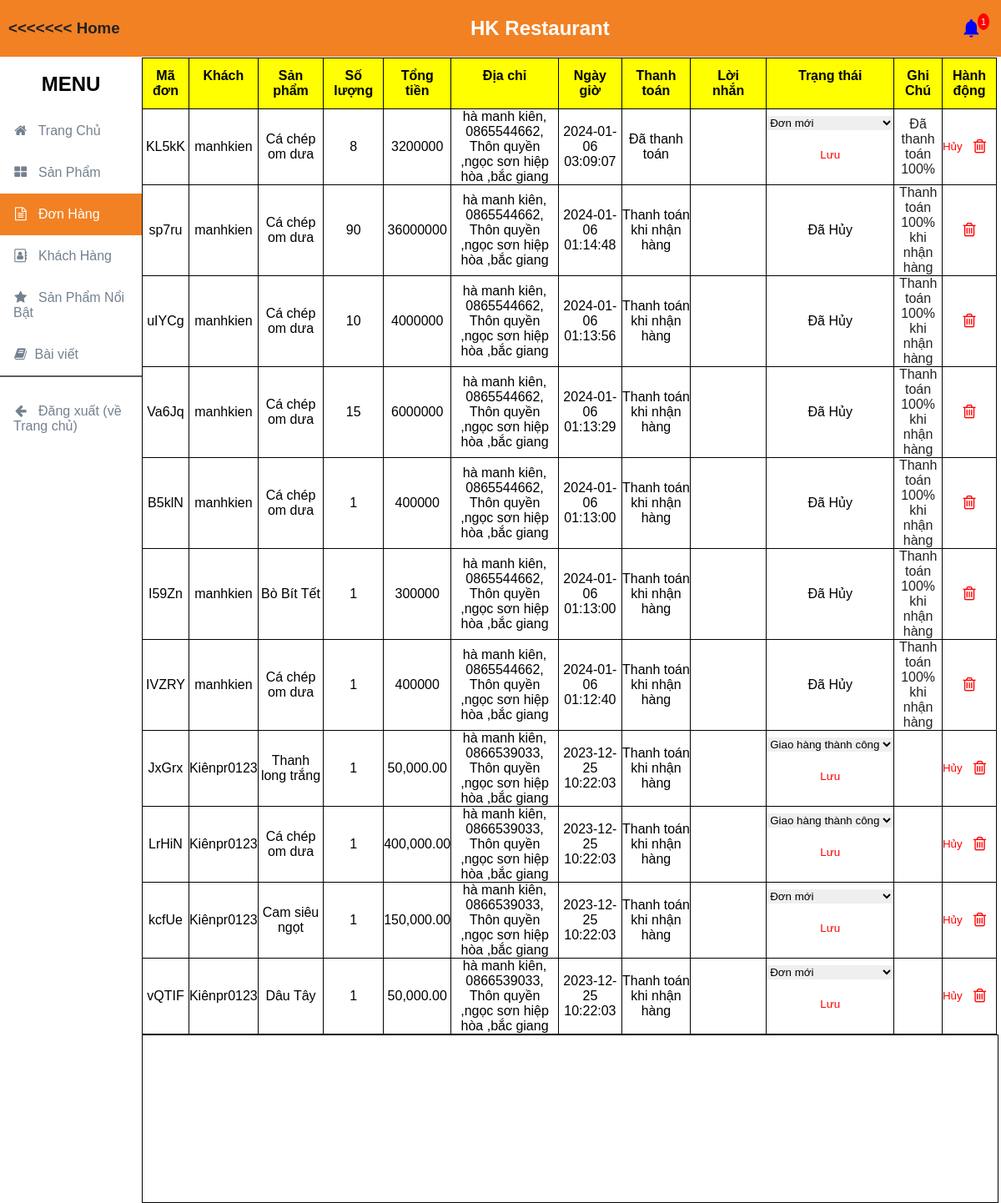
Page /admin/admin.php?quanly=donhang (signed in) on the committed database.
### tables this page shows
CREATE TABLE `orders` (
  `order_id` varchar(11) NOT NULL,
  `oder_username` varchar(100) NOT NULL,
  `oder_prd` varchar(150) NOT NULL,
  `oder_quantity` int(11) NOT NULL,
  `type_pay` varchar(150) NOT NULL,
  `order_date` timestamp NOT NULL DEFAULT current_timestamp(),
  `order_status` varchar(150) NOT NULL,
  `order_total` varchar(15) DEFAULT NULL,
  `order_address` varchar(250) DEFAULT NULL,
  `Image_bank` varchar(200) NOT NULL,
  `ghi_chu` varchar(150) NOT NULL,
  `trang_thai` varchar(150) NOT NULL DEFAULT 'Đơn mới'
);

### admin/donhang.php (the view)
<div class="donhang">
            <table class="table-header">
                <tr>
                    <th style="width: 5%;background-color: yellow;">Mã đơn </th>
                    <th style="width: 7%;background-color: yellow;">Khách </th>
                    <th style="width: 10%;background-color: yellow;">Sản phẩm </th>
                    <th style="width: 5%;background-color: yellow;">Số lượng</th>
                    <th style="width: 7%;background-color: yellow;">Tổng tiền </th>
                    <th style="width: 20%;background-color: yellow;">Địa chỉ </th>
                    <th style="width: 10%;background-color: yellow;">Ngày giờ </th>
                    <th style="width: 10%;background-color: yellow;">Thanh toán </th>
                    <th style="width: 15%;background-color: yellow;">Lời nhắn</th>
                    <th style="width: 5%;background-color: yellow;">Trạng thái </th>
                    <th style="width: 20%;background-color: yellow;">Ghi Chú</th>
                    <th style="width: 15%;background-color: yellow;">Hành động</th>
                </tr>
                <?php
                require('../config/connect.php');
                mysqli_set_charset($conn, 'utf8');
                $sql = "SELECT * FROM orders ORDER BY order_date DESC";
                $result = $conn->query($sql);
                if ($result && $result->num_rows > 0) {
                   while ($row = $result->fetch_assoc()) {
                     echo "<tr>
                        <td style='text-align: center;'>".$row['order_id']."</td>
                        <td style='text-align: center;'>".$row['oder_username']."</td>
                        <td style='text-align: center;'>".$row['oder_prd']."</td>
                        <td style='text-align: center;'>".$row['oder_quantity']."</td>
                        <td style='text-align: center;'>".$row['order_total']."</td>
                        <td style='text-align: center;'>".$row['order_address']."</td>
                        <td style='text-align: center;'>".$row['order_date']."</td>
                        <td style='text-align: center;'>".$row['type_pay']."</td>
                        <td style='text-align: center;'>".$row['order_status']."</td>
                       <td style='text-align: center;'>";
                    if($row['trang_thai']==='Đã Hủy'){
                        echo "Đã Hủy";
                        echo "</td>";
                        echo"
                    </td>
                    <td style='text-align: center;'><a href='view_transactions.php?oderid=".$row['order_id']."'>".$row['ghi_chu']."</a></td>
                    <td style='text-align: center;'>
                    <a href='mode.php?delete_order=".$row['order_id']."'>
                        <i style='color:red;font-size:1.2em;text-align:center' class='fa fa-trash-o'></i>
                    </a>
                </td>
                                    ";
                    } else {
                        echo "
                        <form action='mode.php?order=".$row['order_id']."' method='post'>
                            <select name='status' style='border:none'>
                                <option value='".$row['trang_thai']."'>".$row['trang_thai']."</option>
                                <option value='Đã duyệt'>Đã duyệt</option>
                                <option value='Đang vận chuyển'>Đang vận chuyển</option>
                                <option value='Giao hàng thành công'>Giao hàng thành công</option>
                            </select>
                            <input type='submit' style='color:red;border:none;background-color:#fff' value='Lưu'>
                        </form>";
                    echo "</td>";
                   echo" <td style='text-align: center;'><a href='view_transactions.php?oderid=".$row['order_id']."'>".$row['ghi_chu']."</a></td>
                   ";
                        echo"
                    </td>
                    <td style='text-align: center;'>
                    <div style='display: flex; align-items: center;'>
                    <a href='mode.php?huydon=".$row['order_id']."'>
                        <button style='color:red;'>Hủy</button>
                    </a>
                    <a href='mode.php?delete_order=".$row['order_id']."'>
                        <i style='color:red;font-size:1.2em; vertical-align: middle;' class='fa fa-trash-o'></i>
                    </a>
                    </div>
                </td>
                                    ";}
                   }
                     }
                ?>
            </table>
            <div class="table-content">
            </div>
        </div>

### css/admin.css (style rules this page uses)
* { margin: 0; padding: 0; outline: none; font-family: Arial, Helvetica, sans-serif; color: black; }
button { padding: 0; border: none; background: none; cursor: pointer; display: flex; align-items: center; gap: 5px; margin-right: 1em; }
table { width: 100%; border: none }
body, html { min-width: 1024px; background-color: #fff; }
a { text-decoration: none; color: #222; }
.main>div { display: none; }
.table-header { width: 100%; border-collapse: collapse; border: 1px solid black; }
tr, th, td { border: 1px solid black; text-align: center; }
.table-header th { color: black; background-color: #fff; border: 1px solid black; }
.table-header th { cursor: pointer; border: 1px solid black; }
.table-header th, .table-content td { padding: .75rem; text-align: center; vertical-align: top; border: 1px solid black; }
.table-content { min-height: 200px; max-height: 550px; overflow: auto; margin: 0 auto; width: 100%; border: 1px solid black; }
body { background-color: #fff; }

### admin/admin.php (style rules this page uses)
input[type="submit"] { width: 100%; background-color: #F28123; color: white; padding: 14px 20px; margin: 8px 0; border: none; border-radius: 4px; cursor: pointer; transition: background-color 0.3s ease; }

### rows in the picture
orders: order_id "KL5kK", oder_username "manhkien", oder_prd "Cá chép om dưa", oder_quantity "8", order_total "3200000", order_address "hà manh kiên, 0865544662, Thôn quyền ,ngọc sơn hiệp hòa ,bắc giang", order_date "2024-01-06 03:09:07", type_pay "Đã thanh toán", status "Đơn mới", ghi_chu "Đã thanh toán 100%"
orders: order_id "sp7ru", oder_username "manhkien", oder_prd "Cá chép om dưa", oder_quantity "90", order_total "36000000", order_address "hà manh kiên, 0865544662, Thôn quyền ,ngọc sơn hiệp hòa ,bắc giang", order_date "2024-01-06 01:14:48", type_pay "Thanh toán khi nhận hàng", ghi_chu "Thanh toán 100% khi nhận hàng"
orders: order_id "uIYCg", oder_username "manhkien", oder_prd "Cá chép om dưa", oder_quantity "10", order_total "4000000", order_address "hà manh kiên, 0865544662, Thôn quyền ,ngọc sơn hiệp hòa ,bắc giang", order_date "2024-01-06 01:13:56", type_pay "Thanh toán khi nhận hàng", ghi_chu "Thanh toán 100% khi nhận hàng"
orders: order_id "Va6Jq", oder_username "manhkien", oder_prd "Cá chép om dưa", oder_quantity "15", order_total "6000000", order_address "hà manh kiên, 0865544662, Thôn quyền ,ngọc sơn hiệp hòa ,bắc giang", order_date "2024-01-06 01:13:29", type_pay "Thanh toán khi nhận hàng", ghi_chu "Thanh toán 100% khi nhận hàng"
orders: order_id "B5klN", oder_username "manhkien", oder_prd "Cá chép om dưa", oder_quantity "1", order_total "400000", order_address "hà manh kiên, 0865544662, Thôn quyền ,ngọc sơn hiệp hòa ,bắc giang", order_date "2024-01-06 01:13:00", type_pay "Thanh toán khi nhận hàng", ghi_chu "Thanh toán 100% khi nhận hàng"
orders: order_id "I59Zn", oder_username "manhkien", oder_prd "Bò Bít Tết", oder_quantity "1", order_total "300000", order_address "hà manh kiên, 0865544662, Thôn quyền ,ngọc sơn hiệp hòa ,bắc giang", order_date "2024-01-06 01:13:00", type_pay "Thanh toán khi nhận hàng", ghi_chu "Thanh toán 100% khi nhận hàng"
orders: order_id "IVZRY", oder_username "manhkien", oder_prd "Cá chép om dưa", oder_quantity "1", order_total "400000", order_address "hà manh kiên, 0865544662, Thôn quyền ,ngọc sơn hiệp hòa ,bắc giang", order_date "2024-01-06 01:12:40", type_pay "Thanh toán khi nhận hàng", ghi_chu "Thanh toán 100% khi nhận hàng"
orders: order_id "JxGrx", oder_username "Kiênpr0123", oder_prd "Thanh long trắng", oder_quantity "1", order_total "50,000.00", order_address "hà manh kiên, 0866539033, Thôn quyền ,ngọc sơn hiệp hòa ,bắc giang", order_date "2023-12-25 10:22:03", type_pay "Thanh toán khi nhận hàng", status "Giao hàng thành công"
orders: order_id "LrHiN", oder_username "Kiênpr0123", oder_prd "Cá chép om dưa", oder_quantity "1", order_total "400,000.00", order_address "hà manh kiên, 0866539033, Thôn quyền ,ngọc sơn hiệp hòa ,bắc giang", order_date "2023-12-25 10:22:03", type_pay "Thanh toán khi nhận hàng", status "Giao hàng thành công"
orders: order_id "kcfUe", oder_username "Kiênpr0123", oder_prd "Cam siêu ngọt", oder_quantity "1", order_total "150,000.00", order_address "hà manh kiên, 0866539033, Thôn quyền ,ngọc sơn hiệp hòa ,bắc giang", order_date "2023-12-25 10:22:03", type_pay "Thanh toán khi nhận hàng", status "Đơn mới"
orders: order_id "vQTIF", oder_username "Kiênpr0123", oder_prd "Dâu Tây", oder_quantity "1", order_total "50,000.00", order_address "hà manh kiên, 0866539033, Thôn quyền ,ngọc sơn hiệp hòa ,bắc giang", order_date "2023-12-25 10:22:03", type_pay "Thanh toán khi nhận hàng", status "Đơn mới"

### other values in the picture
$rowCount "1"
